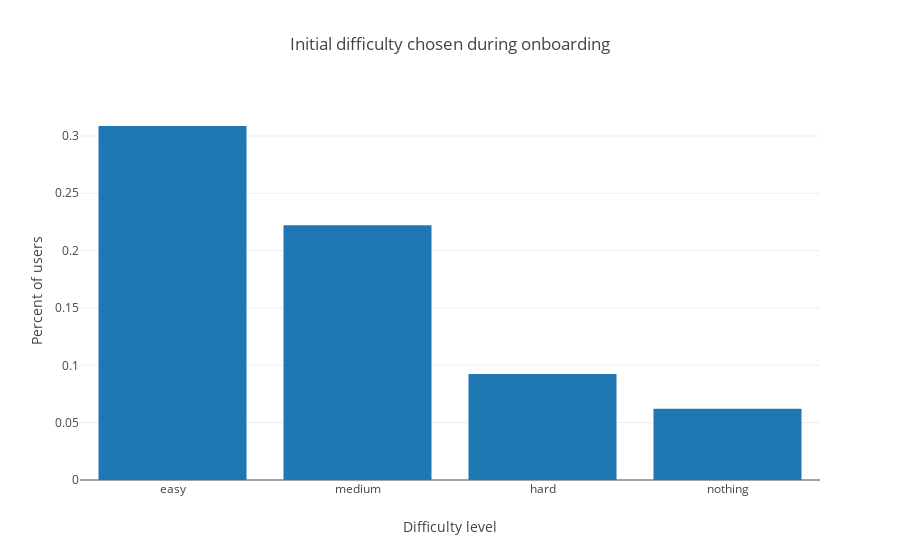

Notebook cell for this chart:
### Code cell
from initial_difficulty_choice_utils import plot_initial_chosen_difficulties_per_install_percent
plot_initial_chosen_difficulties_per_install_percent()

### Figure 1 — Plotly figure (JSON) as saved in the notebook; plotly's stock layout.template omitted (floating-point values rounded to 4 significant figures)
{"data": [{"type": "bar", "uid": "8111f9ed-be95-46e9-aa68-4c0e86e6f1be", "x": [null, "easy", "medium", "hard", "nothing"], "y": [0.3147, 0.3086, 0.2221, 0.09238, 0.06222]}], "layout": {"title": {"text": "Initial difficulty chosen during onboarding"}, "xaxis": {"title": {"text": "Difficulty level"}}, "yaxis": {"title": {"text": "Percent of users"}}}}
